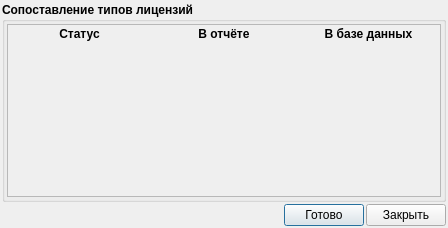
<?xml version="1.0" encoding="UTF-8"?>
<ui version="4.0">
 <class>DeviceImportComparisonProducer</class>
 <widget class="QDialog" name="DeviceImportComparisonProducer">
  <property name="geometry">
   <rect>
    <x>0</x>
    <y>0</y>
    <width>448</width>
    <height>228</height>
   </rect>
  </property>
  <property name="windowTitle">
   <string>Сопоставление производителей</string>
  </property>
  <layout class="QVBoxLayout" name="verticalLayout_4">
   <property name="spacing">
    <number>2</number>
   </property>
   <property name="margin">
    <number>2</number>
   </property>
   <item>
    <widget class="QGroupBox" name="groupBox">
     <property name="font">
      <font>
       <weight>75</weight>
       <bold>true</bold>
      </font>
     </property>
     <property name="title">
      <string>Сопоставление типов лицензий</string>
     </property>
     <layout class="QVBoxLayout" name="verticalLayout">
      <property name="spacing">
       <number>2</number>
      </property>
      <property name="margin">
       <number>2</number>
      </property>
      <item>
       <widget class="QScrollArea" name="scrollArea">
        <property name="font">
         <font>
          <weight>50</weight>
          <bold>false</bold>
         </font>
        </property>
        <property name="frameShadow">
         <enum>QFrame::Sunken</enum>
        </property>
        <property name="widgetResizable">
         <bool>true</bool>
        </property>
        <widget class="QWidget" name="scrollAreaWidgetContents">
         <property name="geometry">
          <rect>
           <x>0</x>
           <y>0</y>
           <width>432</width>
           <height>167</height>
          </rect>
         </property>
         <layout class="QVBoxLayout" name="verticalLayout_3">
          <property name="spacing">
           <number>2</number>
          </property>
          <property name="margin">
           <number>2</number>
          </property>
          <item>
           <layout class="QVBoxLayout" name="verticalLayout_2">
            <item>
             <layout class="QGridLayout" name="gridElements">
              <property name="horizontalSpacing">
               <number>6</number>
              </property>
              <property name="verticalSpacing">
               <number>2</number>
              </property>
              <item row="0" column="0">
               <widget class="QLabel" name="label">
                <property name="font">
                 <font>
                  <weight>75</weight>
                  <bold>true</bold>
                 </font>
                </property>
                <property name="text">
                 <string>Статус</string>
                </property>
                <property name="alignment">
                 <set>Qt::AlignCenter</set>
                </property>
               </widget>
              </item>
              <item row="0" column="1">
               <widget class="QLabel" name="label_2">
                <property name="font">
                 <font>
                  <weight>75</weight>
                  <bold>true</bold>
                 </font>
                </property>
                <property name="text">
                 <string>В отчёте</string>
                </property>
                <property name="alignment">
                 <set>Qt::AlignCenter</set>
                </property>
               </widget>
              </item>
              <item row="0" column="2">
               <widget class="QLabel" name="label_3">
                <property name="font">
                 <font>
                  <weight>75</weight>
                  <bold>true</bold>
                 </font>
                </property>
                <property name="text">
                 <string>В базе данных</string>
                </property>
                <property name="alignment">
                 <set>Qt::AlignCenter</set>
                </property>
               </widget>
              </item>
             </layout>
            </item>
           </layout>
          </item>
          <item>
           <spacer name="verticalSpacer">
            <property name="orientation">
             <enum>Qt::Vertical</enum>
            </property>
            <property name="sizeHint" stdset="0">
             <size>
              <width>20</width>
              <height>40</height>
             </size>
            </property>
           </spacer>
          </item>
         </layout>
        </widget>
       </widget>
      </item>
     </layout>
    </widget>
   </item>
   <item>
    <layout class="QHBoxLayout" name="horizontalLayout">
     <property name="spacing">
      <number>2</number>
     </property>
     <item>
      <spacer name="horizontalSpacer">
       <property name="orientation">
        <enum>Qt::Horizontal</enum>
       </property>
       <property name="sizeHint" stdset="0">
        <size>
         <width>40</width>
         <height>20</height>
        </size>
       </property>
      </spacer>
     </item>
     <item>
      <widget class="QPushButton" name="buttonApplay">
       <property name="text">
        <string>Готово</string>
       </property>
       <property name="icon">
        <iconset resource="../icons.qrc">
         <normaloff>:/16x16/apply/ico/apply_16x16.png</normaloff>:/16x16/apply/ico/apply_16x16.png</iconset>
       </property>
      </widget>
     </item>
     <item>
      <widget class="QPushButton" name="buttonClose">
       <property name="text">
        <string>Закрыть</string>
       </property>
       <property name="icon">
        <iconset resource="../icons.qrc">
         <normaloff>:/16x16/cancelDel/ico/button_cancel_16x16 (1).png</normaloff>:/16x16/cancelDel/ico/button_cancel_16x16 (1).png</iconset>
       </property>
      </widget>
     </item>
    </layout>
   </item>
  </layout>
 </widget>
 <resources>
  <include location="../icons.qrc"/>
 </resources>
 <connections>
  <connection>
   <sender>buttonClose</sender>
   <signal>clicked()</signal>
   <receiver>DeviceImportComparisonProducer</receiver>
   <slot>reject()</slot>
   <hints>
    <hint type="sourcelabel">
     <x>397</x>
     <y>214</y>
    </hint>
    <hint type="destinationlabel">
     <x>182</x>
     <y>200</y>
    </hint>
   </hints>
  </connection>
 </connections>
</ui>
